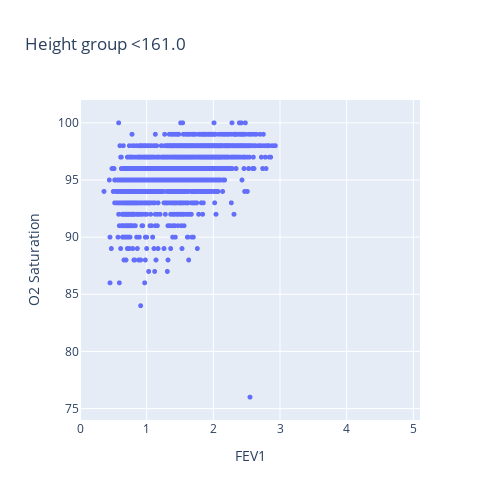
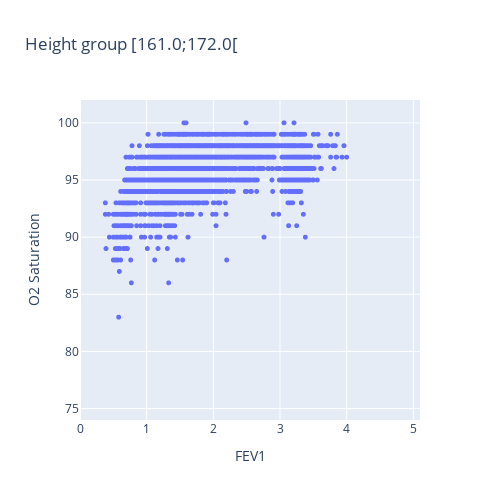
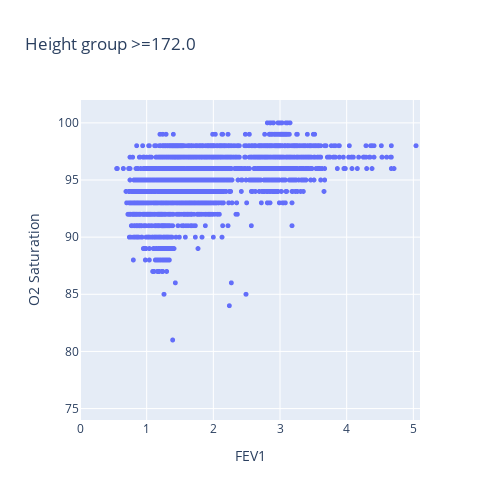

Notebook source saved alongside these figures, in order:
### Code cell
var = 'FEV1'; xaxis_range = [0, 5.1]
# var = 'FEV1 % Predicted'; xaxis_range = [0, 155]

# Plot with height
O2_FEV1['Height Group'], height_labels=partition_in_n_equal_groups(O2_FEV1['Height'], 3, True)

fig = px.scatter(O2_FEV1, y="O2 Saturation", x=var, color="Height Group", marginal_x="histogram", marginal_y="histogram")
# fig.update_layout(autosize=False, width=800, height=800)
fig.update_traces(marker=dict(size=5),
                  selector=dict(mode='markers'))
# fig.update_xaxes(range=[0.9*min(O2_FEV1["FEV1"]), 1.1*max(O2_FEV1["FEV1"])])
# fig.update_yaxes(range=[0.9*min(O2_FEV1["O2 Saturation"]), max(1.1*O2_FEV1["O2 Saturation"])])
# fig.show()

for height_group in height_labels:
    mask_height=O2_FEV1['Height Group'] == height_group

    fig = px.scatter(O2_FEV1[mask_height], y="O2 Saturation", x=var,
                     title='Height group {}'.format(height_group))
    fig.update_layout(autosize=False, width=500, height=500)
    fig.update_traces(marker=dict(size=5),
                      selector=dict(mode='markers'))
    fig.update_xaxes(range=xaxis_range)
    fig.update_yaxes(range=[74, 102])
    fig.show()
    filename= "Height group " +  height_group + " " + var + "-O2 raw"
    # fig.write_image(plotsdir + filename + ".pdf")

### Figure 1 — Plotly figure (JSON) as saved in the notebook; plotly's stock layout.template omitted (floating-point values rounded to 4 significant figures; data arrays with more than 128 entries replaced by an {"elided": "..."} marker saying what was removed)
{"data": [{"hovertemplate": "FEV1=%{x}<br>O2 Saturation=%{y}<extra></extra>", "legendgroup": "", "marker": {"color": "#636efa", "size": 5, "symbol": "circle"}, "mode": "markers", "name": "", "showlegend": false, "type": "scattergl", "x": {"elided": "2904 float values"}, "xaxis": "x", "y": {"elided": "2904 int values"}, "yaxis": "y"}], "layout": {"autosize": false, "height": 500, "legend": {"tracegroupgap": 0}, "title": {"text": "Height group <161.0"}, "width": 500, "xaxis": {"anchor": "y", "domain": [0, 1], "range": [0, 5.1], "title": {"text": "FEV1"}}, "yaxis": {"anchor": "x", "domain": [0, 1], "range": [74, 102], "title": {"text": "O2 Saturation"}}}}

### Figure 2 — Plotly figure (JSON) as saved in the notebook; plotly's stock layout.template omitted (floating-point values rounded to 4 significant figures; data arrays with more than 128 entries replaced by an {"elided": "..."} marker saying what was removed)
{"data": [{"hovertemplate": "FEV1=%{x}<br>O2 Saturation=%{y}<extra></extra>", "legendgroup": "", "marker": {"color": "#636efa", "size": 5, "symbol": "circle"}, "mode": "markers", "name": "", "showlegend": false, "type": "scattergl", "x": {"elided": "3086 float values"}, "xaxis": "x", "y": {"elided": "3086 int values"}, "yaxis": "y"}], "layout": {"autosize": false, "height": 500, "legend": {"tracegroupgap": 0}, "title": {"text": "Height group [161.0;172.0["}, "width": 500, "xaxis": {"anchor": "y", "domain": [0, 1], "range": [0, 5.1], "title": {"text": "FEV1"}}, "yaxis": {"anchor": "x", "domain": [0, 1], "range": [74, 102], "title": {"text": "O2 Saturation"}}}}

### Figure 3 — Plotly figure (JSON) as saved in the notebook; plotly's stock layout.template omitted (floating-point values rounded to 4 significant figures; data arrays with more than 128 entries replaced by an {"elided": "..."} marker saying what was removed)
{"data": [{"hovertemplate": "FEV1=%{x}<br>O2 Saturation=%{y}<extra></extra>", "legendgroup": "", "marker": {"color": "#636efa", "size": 5, "symbol": "circle"}, "mode": "markers", "name": "", "showlegend": false, "type": "scattergl", "x": {"elided": "3102 float values"}, "xaxis": "x", "y": {"elided": "3102 int values"}, "yaxis": "y"}], "layout": {"autosize": false, "height": 500, "legend": {"tracegroupgap": 0}, "title": {"text": "Height group >=172.0"}, "width": 500, "xaxis": {"anchor": "y", "domain": [0, 1], "range": [0, 5.1], "title": {"text": "FEV1"}}, "yaxis": {"anchor": "x", "domain": [0, 1], "range": [74, 102], "title": {"text": "O2 Saturation"}}}}
